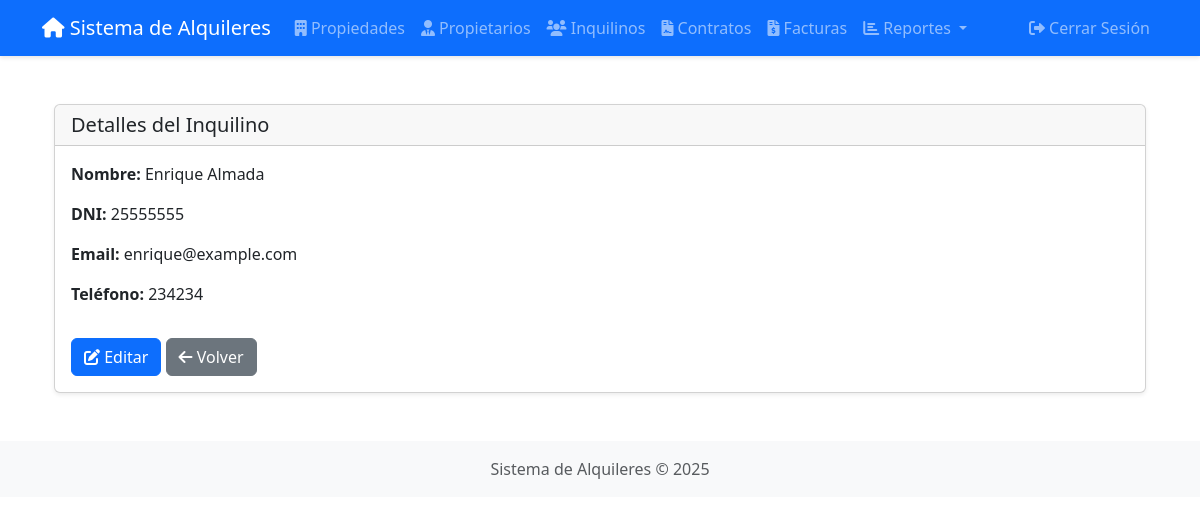
The app's page /inquilinos/ver/1 (signed in) with its own data.
### app/models/__init__.py (models this page shows)
class Inquilino(db.Model):
    __tablename__ = 'inquilinos'
    id = db.Column(db.Integer, primary_key=True)
    nombre = db.Column(db.String(100), nullable=False)
    dni = db.Column(db.String(20), nullable=False, unique=True, index=True)
    email = db.Column(db.String(120), unique=True, nullable=False, index=True)
    telefono = db.Column(db.String(20))
    created_at = db.Column(db.DateTime, default=datetime.utcnow)
    updated_at = db.Column(db.DateTime, default=datetime.utcnow, onupdate=datetime.utcnow)
    contratos = db.relationship('Contrato', backref='inquilino', lazy='dynamic',
                              cascade='all, delete-orphan')

### app/views/inquilinos.py (the view)
@inquilinos_bp.route('/ver/<int:id>')
@login_required
def ver(id):
    inquilino = Inquilino.query.get_or_404(id)
    return render_template('inquilinos/ver.html', inquilino=inquilino)

### app/__init__.py (called while the page is built)
@login_manager.user_loader
def load_user(id):
    from app.models import User
    return User.query.get(int(id))

### app/templates/inquilinos/ver.html
{% extends "base.html" %}
{% block content %}
<div class="container mt-4">
    <div class="card">
        <div class="card-header">
            <h5 class="mb-0">Detalles del Inquilino</h5>
        </div>
        <div class="card-body">
            <div class="row">
                <div class="col-md-6">
                    <p><strong>Nombre:</strong> {{ inquilino.nombre }}</p>
                    <p><strong>DNI:</strong> {{ inquilino.dni }}</p>
                    <p><strong>Email:</strong> {{ inquilino.email }}</p>
                    <p><strong>Teléfono:</strong> {{ inquilino.telefono }}</p>
                </div>
            </div>
            <div class="mt-3">
                <a href="{{ url_for('inquilinos.editar', id=inquilino.id) }}" class="btn btn-primary">
                    <i class="fas fa-edit"></i> Editar
                </a>
                <a href="{{ url_for('inquilinos.lista') }}" class="btn btn-secondary">
                    <i class="fas fa-arrow-left"></i> Volver
                </a>
            </div>
        </div>
    </div>
</div>
{% endblock %}

### app/static/css/style.css (style rules this page uses)
body { min-height: 100vh; display: flex; flex-direction: column; }
.card { box-shadow: 0 0.125rem 0.25rem rgba(0, 0, 0, 0.075); transition: all 0.3s ease; }
.btn { transition: all 0.2s ease; }

### records on screen
Inquilino: nombre "Enrique Almada", dni "25555555", email "enrique@example.com", telefono "234234"
